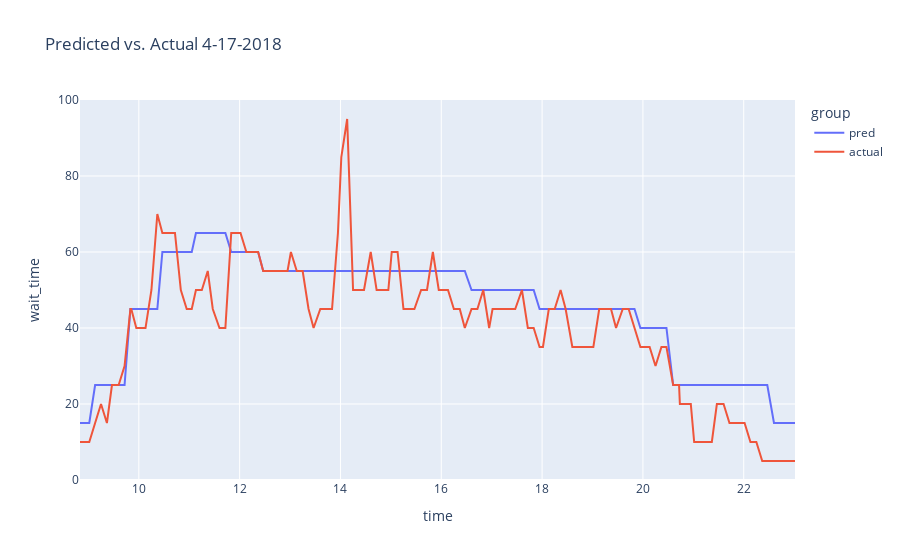

This figure's notebook cell:
### Code cell
p = plot_actual_vs_pred(2018, 4, 17)
p

### Figure 1 — Plotly figure (JSON) as saved in the notebook; plotly's stock layout.template omitted (floating-point values rounded to 4 significant figures; data arrays with more than 128 entries replaced by an {"elided": "..."} marker saying what was removed)
{"data": [{"hovertemplate": "group=pred<br>time=%{x}<br>wait_time=%{y}<extra></extra>", "legendgroup": "pred", "line": {"color": "#636efa", "dash": "solid"}, "mode": "lines", "name": "pred", "orientation": "v", "showlegend": true, "type": "scatter", "x": {"elided": "135 float values"}, "xaxis": "x", "y": {"elided": "135 int values"}, "yaxis": "y"}, {"hovertemplate": "group=actual<br>time=%{x}<br>wait_time=%{y}<extra></extra>", "legendgroup": "actual", "line": {"color": "#EF553B", "dash": "solid"}, "mode": "lines", "name": "actual", "orientation": "v", "showlegend": true, "type": "scatter", "x": {"elided": "135 float values"}, "xaxis": "x", "y": {"elided": "135 int values"}, "yaxis": "y"}], "layout": {"legend": {"title": {"text": "group"}, "tracegroupgap": 0}, "title": {"text": "Predicted vs. Actual 4-17-2018"}, "xaxis": {"anchor": "y", "domain": [0, 1], "title": {"text": "time"}}, "yaxis": {"anchor": "x", "domain": [0, 1], "title": {"text": "wait_time"}}}}
